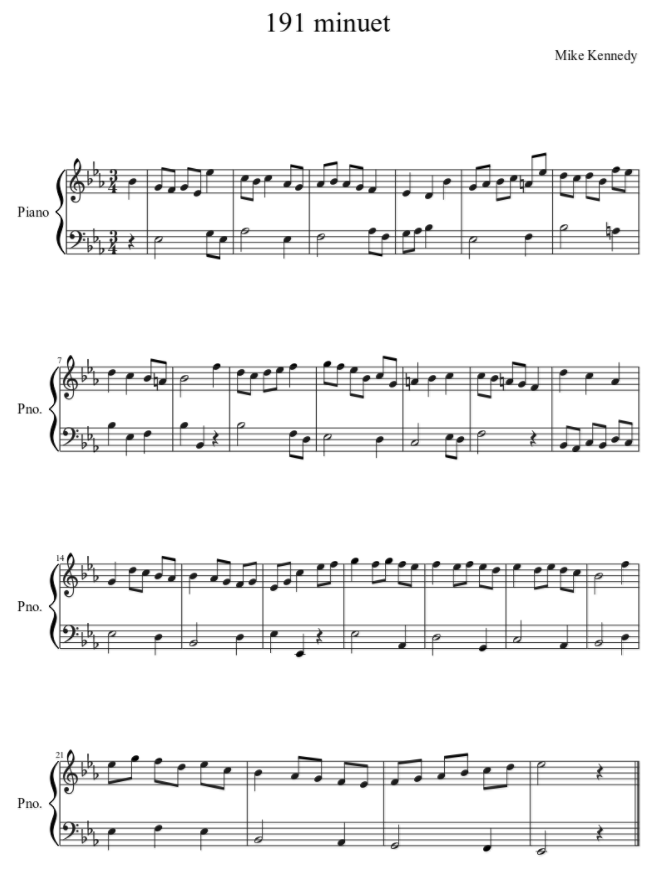
#> input picture test.png, 664 x 879 px
$ python TrabajoHito2.py
#> lines starting #> are read from the running program, lines starting #| are printed output that depends on the picture; after the words box and inside, x2 and y2 are one past the last pixel; in counts of white or black regions, pixels touching at a corner belong together
### functions.py
# -*- coding: utf-8 -*-
"""
Created on Sun Nov 12 13:36:03 2017

@author: Gabriel PC
"""

#basic itemps to use


import cv2
import numpy as np
from matplotlib import pyplot as plt

def loadimg(link): #Load picture
#> called with link = 'test.png'
    img  = cv2.imread(link)
#> img is the input picture: shape (879, 664, 3); min 0, max 255, mean 241.3
    img = cv2.cvtColor(img,cv2.COLOR_BGR2RGB)
    return img

def show(temp): #Used to show the picture
    a = cv2.cvtColor(temp,cv2.COLOR_GRAY2RGB)
    plt.imshow(a)
    plt.show()
    return

def to_grey(image):
    img = np.copy(image)
    img = cv2.cvtColor(img,cv2.COLOR_RGB2GRAY)
#> img: shape (879, 664)
    return img

def saveimg(imagen,name):
    cv2.imwrite(name,imagen)
    pass

# [11 lines left out: function tresshold, not called in this run]

### TrabajoHito2.py
# -*- coding: utf-8 -*-
"""
Spyder Editor

This is a temporary script file.
"""

import cv2
import numpy as np
from matplotlib import pyplot as plt
import functions as f

def line_separator(img,color):
    sx,sy = np.size(img,0),np.size(img,1)
    c = 0
    ca =[]
    for i in range(0,sx):
        temp = False
        for j in range(0,sy):
            if(img[i][j] != color):
                temp = True
        if temp == True:
            c = c+1
        elif(c != 0):
            ca.append([c,i-c,i])
            c = 0
    return ca


def ar_line_separator(ar,color):
    ans = []
    for i in range(0,len(ar)):
        ans.append(line_separator(ar[i],255))
    return ans


def separator_blocks(img,cord):
    images = []
    for i in range(0,np.size(cord,0)):
        #For each one
        csize = cord[i][0]
        sy = np.size(img,1)
        cstart = cord[i][1]
        temp = np.zeros([csize,sy],dtype=np.uint8)
        for n in range(0,csize):
            for m in range(0,sy):
                temp[n][m] = img[n + cstart][m]
        images.append(temp)
    return images


def ar_separator_blocks(ar,cords):
    ans = []
    for i in range(0,len(ar)):
        ans.append(separator_blocks(ar[i],cords[i]))

    return ans
def EliminateLines(img):
    im = np.copy(img)
    sx = int(im.shape[0])
#> sx = 879
    sy = int(im.shape[1])
#> sy = 664
    #Another Tresshold
    for i in range(0,sx):
        for j in range(0,sy):
            if(im[i][j]>=210):
                im[i][j] = 255
            else:
                im[i][j] = 0
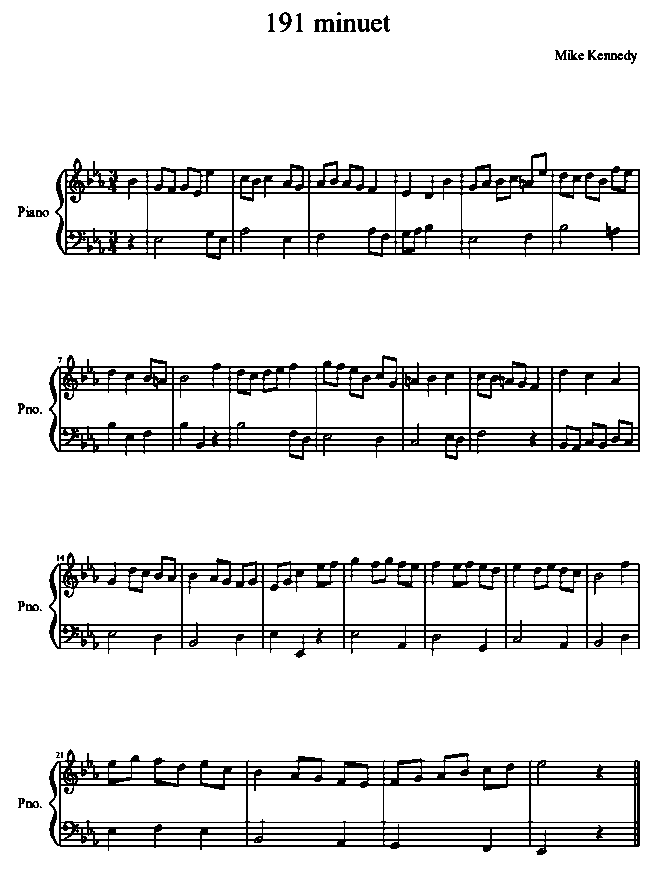
#> im: shape (879, 664); 89.5% white; black in thin lines or dots, all inside (x1, y1, x2, y2) = (18, 12, 640, 855)
    im = ~im
    imgFinal = np.copy(im)
    (rows, cols) = im.shape
#> rows = 879; cols = 664
    estructura = np.array([[1],
              [1],
             [1]])
    #Falta por convertir a manual
    imgFinal = cv2.erode(imgFinal, estructura, iterations = 1);
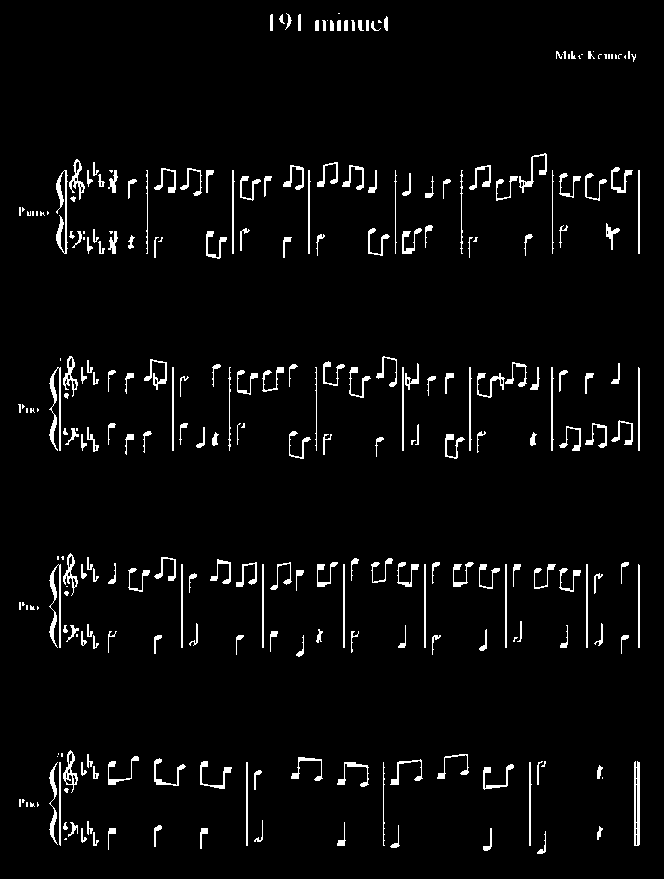
#> imgFinal: shape (879, 664); 3.7% white in thin lines or dots, all inside (x1, y1, x2, y2) = (18, 13, 640, 854)
    imgFinal = cv2.dilate(imgFinal, estructura, iterations = 1);
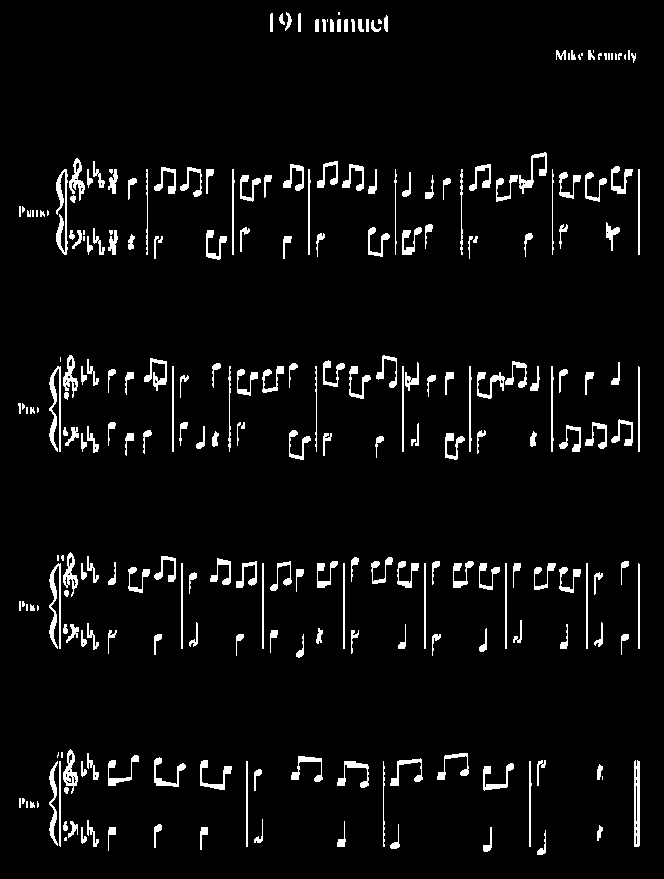
#> imgFinal: shape (879, 664); 4.8% white; 258 white regions (38 under 20 px), largest, box (x1, y1, x2, y2) and area: (56, 169, 68, 255) 513, (49, 366, 61, 452) 496, (49, 563, 61, 649) 492
    imgFinal = cv2.bitwise_not(imgFinal)
    return imgFinal


"""
test = f.loadimg("test.png")
f.show(test)
test = f.to_grey(test)
test = cv2.adaptiveThreshold(test,255,cv2.ADAPTIVE_THRESH_MEAN_C,cv2.THRESH_BINARY,15,-2)
f.saveimg(test)
data = line_separator(test)
result = separator_blocks(test,data)
#mg(test)
"""
#Demo1
#Demo


def get_body(image):
    gray = cv2.medianBlur(image, 5)
    dst2 = cv2.adaptiveThreshold(gray, 255, cv2.ADAPTIVE_THRESH_GAUSSIAN_C, cv2.THRESH_BINARY, 11, 2)
    return dst2

def transpose_all(ar):
    for i in range(0,np.size(ar,0)):
        ar[i] = cv2.transpose(ar[i])

    return ar


def transponse_arr_all(ar):
    for i in range(0,len(ar)):
        ar[i]= transpose_all(ar[i])
    return ar


#test = f.tresshold(test,100)

#test = cv2.adaptiveThreshold(test,255,cv2.ADAPTIVE_THRESH_MEAN_C,cv2.THRESH_BINARY,15,-2)


test = f.loadimg("test.png")
test = f.to_grey(test)
f.saveimg(test,"imagen.png")
f.show(test)

clear = EliminateLines(test)

data = line_separator(test,255)
#> in line_separator, `sx,sy = np.size(img,0),np.size(img,1)`: sx = 879; sy = 664
#> data = [[22, 11, 33], [15, 49, 64], [109, 152, 261], [108, 354, 462], [107, 552, 659], [109, 748, 857]]

result_1 = separator_blocks(clear,data)
#> the loop in separator_blocks, `for i in range(0,np.size(cord,0)):` made 6 passes
#> (csize, cstart) on passes 1 to 6: (22, 11), (15, 49), (109, 152), (108, 354), (107, 552), (109, 748)
#> after the loop in separator_blocks, `for i in range(0,np.size(cord,0)):`:
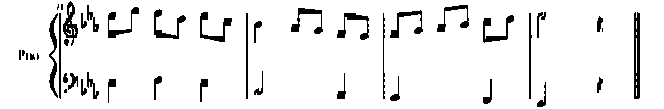
#> temp: shape (109, 664); 92.6% white; 43 black regions (7 under 20 px), largest, box (x1, y1, x2, y2) and area: (634, 12, 640, 99) 452, (49, 13, 58, 98) 317, (63, 1, 78, 46) 298
#> after the loop in separator_blocks, `for i in range(0,np.size(cord,0)):`: images = 6 items
#> result_1 = 6 items
#> (the run stopped early here; a loop or call above may not have finished)

$ run again, with clean.png copied over test.png
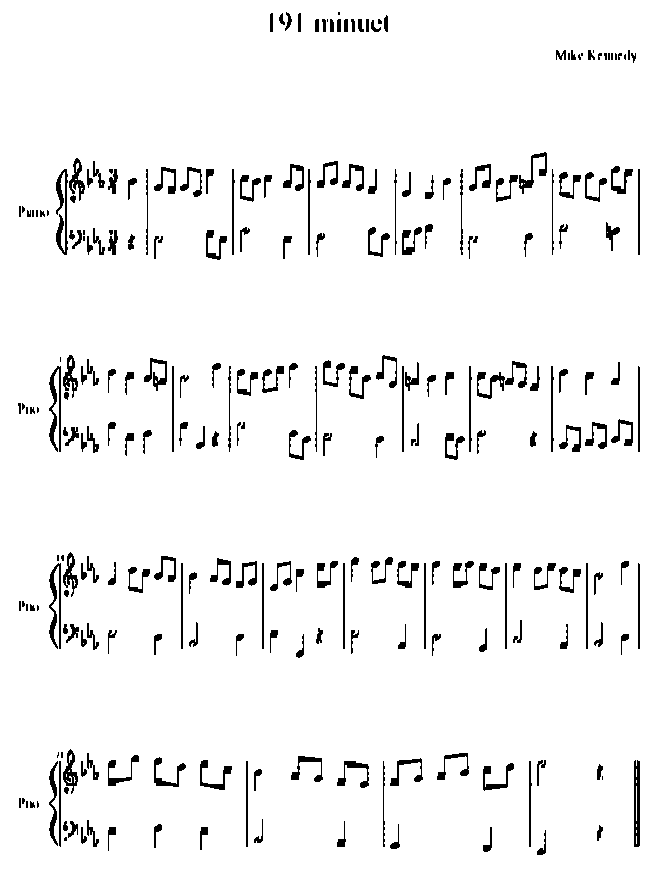
#> input picture clean.png, 664 x 879 px
#> in loadimg, img is the input picture: shape (879, 664, 3); 95.2% white; 258 black regions (38 under 20 px), largest, box (x1, y1, x2, y2) and area: (56, 169, 68, 255) 513, (49, 366, 61, 452) 496, (49, 563, 61, 649) 492
#> imgFinal: shape (879, 664); 3.7% white in thin lines or dots, all inside (x1, y1, x2, y2) = (18, 13, 640, 854)
#> in line_separator, `sx,sy = np.size(img,0),np.size(img,1)`: sx = 879; sy = 664
#> data = [[20, 12, 32], [13, 50, 63], [108, 152, 260], [105, 355, 460], [106, 552, 658], [106, 749, 855]]
#> the loop in separator_blocks, `for i in range(0,np.size(cord,0)):` made 6 passes
#> (csize, cstart) on passes 1 to 6: (20, 12), (13, 50), (108, 152), (105, 355), (106, 552), (106, 749)
#> after the loop in separator_blocks, `for i in range(0,np.size(cord,0)):`:
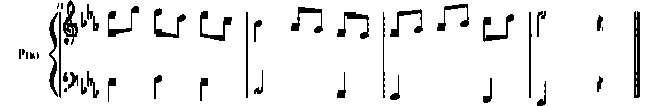
#> temp: shape (106, 664); 92.4% white; 43 black regions (7 under 20 px), largest, box (x1, y1, x2, y2) and area: (634, 11, 640, 98) 452, (49, 12, 58, 97) 317, (63, 0, 78, 45) 298
#> after the loop in separator_blocks, `for i in range(0,np.size(cord,0)):`: images = 6 items
